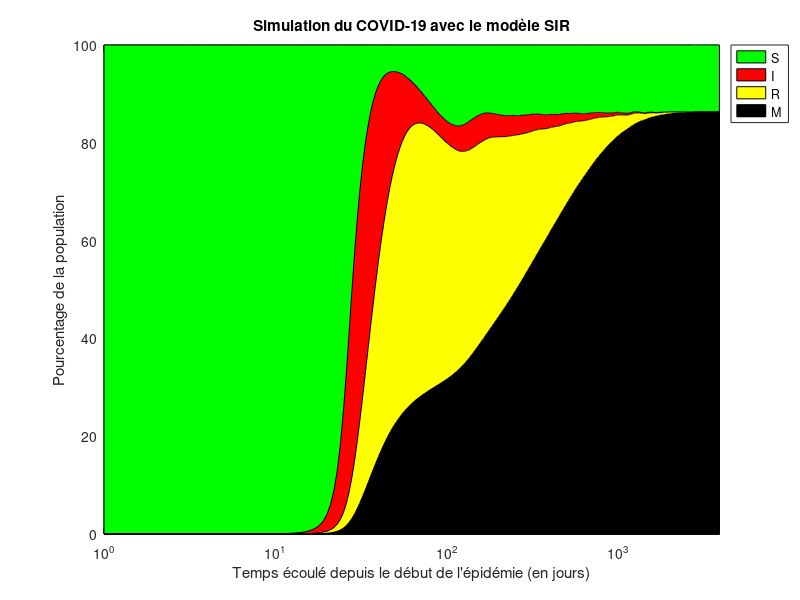

Reproduce this figure in MATLAB.
clear all;
close all;

A = importdata("resultats.dat");
B = A / sum(A(1,:)) * 100;
C = flip(cumsum(flip(B')', 2)')';
fig = figure();
%semilogx(1:size(B, 1), B, "linewidth", 2, "linestyle", "-");
fill([1, 1:size(C, 1), size(C, 1)], [0, C(:,1)', 0], "g", [1, 1:size(C, 1), size(C, 1)], [0, C(:,2)', 0], "r", [1, 1:size(C, 1), size(C, 1)], [0, C(:,3)', 0], "y", [1, 1:size(C, 1), size(C, 1)], [0, C(:,4)', 0], "k");
set (gca, "xscale", "log");
title("Simulation du COVID-19 avec le modèle SIR");
xlim([1, size(A, 1)]);
ylim([0, 100]);
xlabel("Temps écoulé depuis le début de l'épidémie (en jours)");
ylabel("Pourcentage de la population");
h = legend("S", "I", "R", "M");
legend (h, "location", "northeastoutside");
%set(h, "fontsize", 20);
saveas(fig, "plot_resultats.png");
